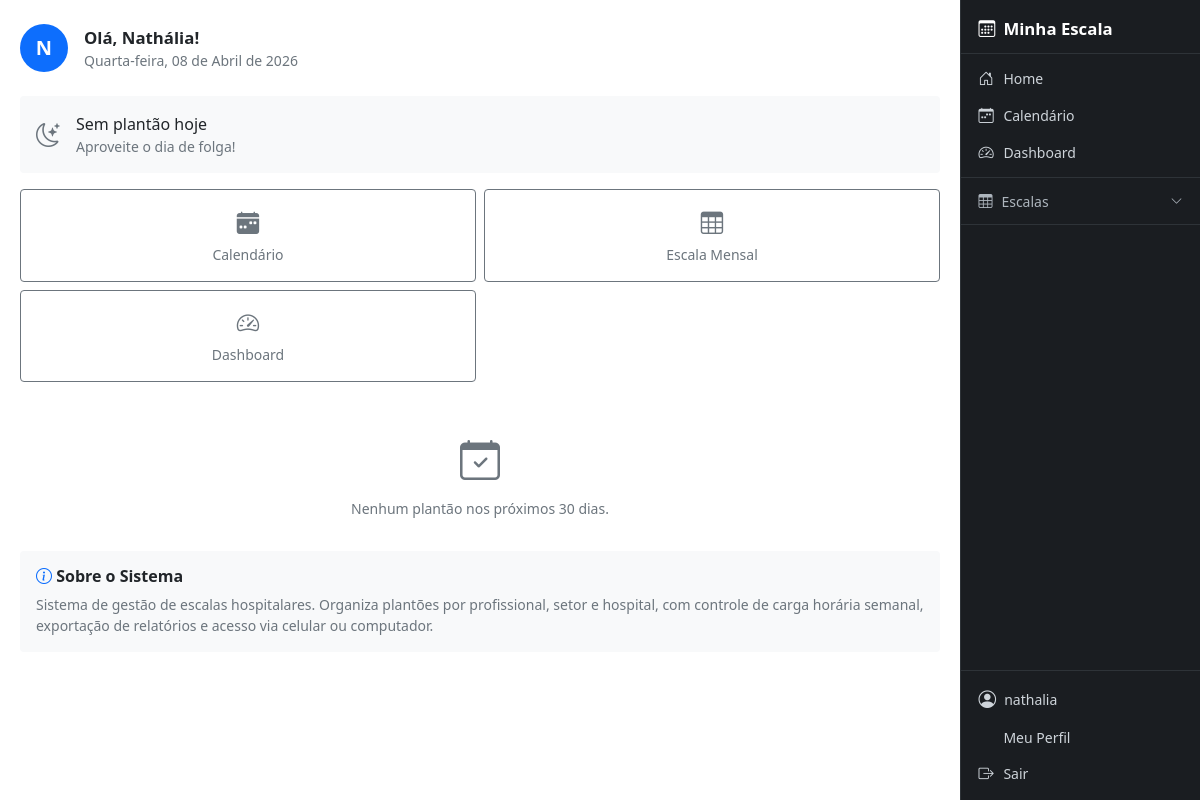
The app's page / (signed in), older data.
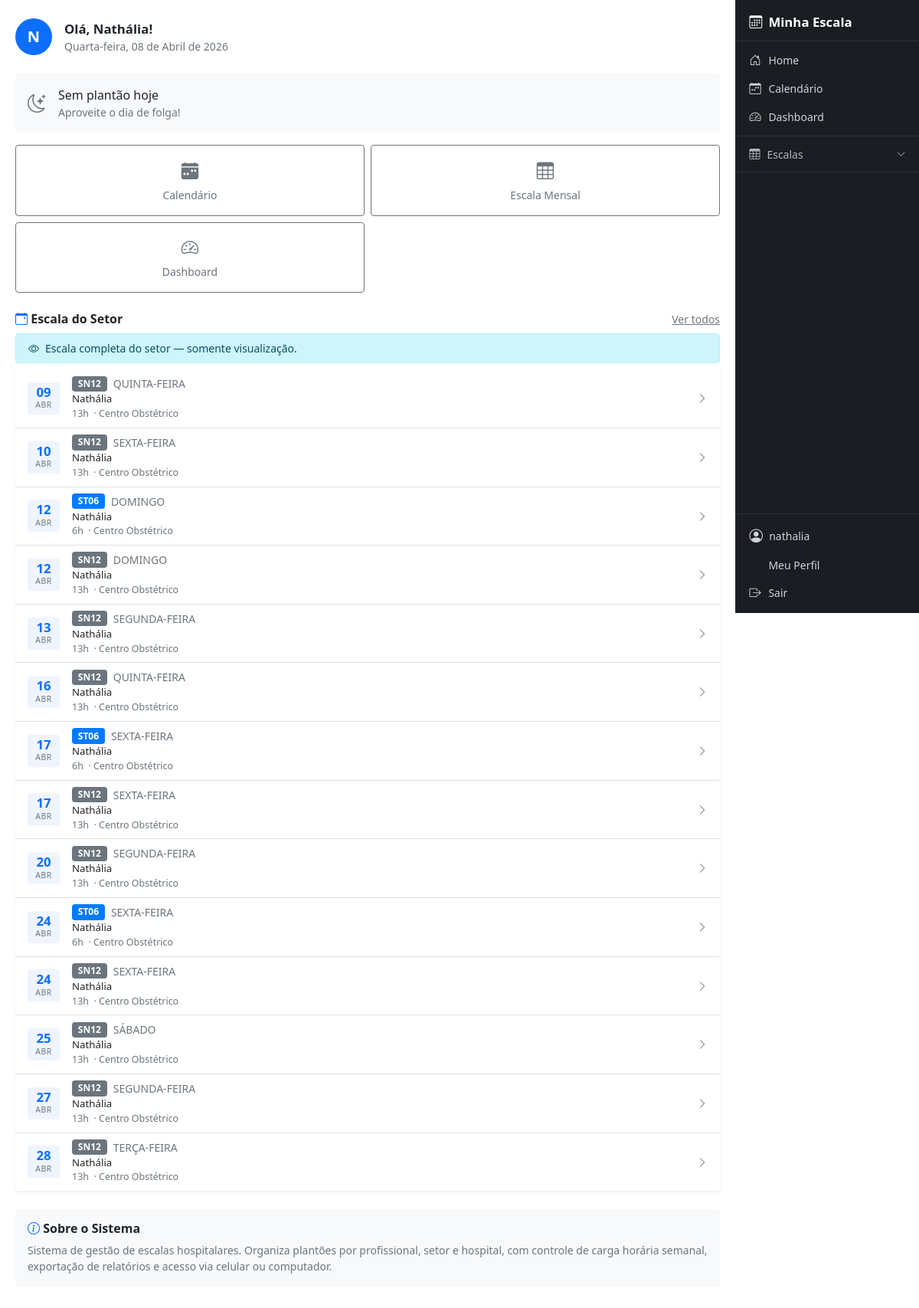
The same page, newer data.
### cal/models.py (models this page shows, shortened)
class EventoEscala(models.Model):
    data = models.DateField()
    profissional = models.ForeignKey(
        Matricula,
        on_delete=models.CASCADE,
        related_name="eventos"
    )
    tipo = models.ForeignKey(
        TipoEvento,
        on_delete=models.CASCADE
    )
    hospital = models.ForeignKey(
        Hospital,
        on_delete=models.PROTECT
    )
    setor = models.ForeignKey(
        Setor,
        on_delete=models.PROTECT
    )
    criado_por = models.ForeignKey(
        User,
        on_delete=models.PROTECT,
        related_name="eventos_criados"
    )
    observacao = models.TextField(blank=True, null=True)
    criado_em = models.DateTimeField(auto_now_add=True)

class TipoEvento(models.Model):
    CORES_CHOICES = [
        ('#007bff', 'Azul'),
        ('#6610f2', 'Roxo'),
        ('#6f42c1', 'Lilás'),
        ('#e83e8c', 'Rosa'),
        ('#dc3545', 'Vermelho'),
        ('#fd7e14', 'Laranja'),
        ('#ffc107', 'Amarelo'),
        ('#28a745', 'Verde'),
        ('#20c997', 'Turquesa'),
        ('#17a2b8', 'Ciano'),
        ('#6c757d', 'Cinza'),
        ('#343a40', 'Preto'),
    ]
    tipo_base = models.ForeignKey(Tipo, on_delete=models.CASCADE, related_name="eventos", verbose_name="Tipo Base", null=True, blank=True)
    codigo = models.CharField(max_length=10, verbose_name="Código")
    descricao = models.CharField(max_length=50, verbose_name="Descrição")
    horas = models.PositiveIntegerField(verbose_name="Carga Horária (Horas)", blank=True, null=True)
    cor = models.CharField(max_length=20, choices=CORES_CHOICES, default='#007bff', verbose_name="Cor")
    class Meta:
        verbose_name = "Tipo de Evento"
        verbose_name_plural = "Tipos de Evento"
        unique_together = ("codigo", "descricao")

class Matricula(models.Model):
    user = models.OneToOneField(
        User,
        on_delete=models.CASCADE,
        related_name="matricula",
        null=True,
        blank=True
    )
    perfil = models.ForeignKey(PerfilUsuario, on_delete=models.SET_NULL, null=True, blank=True, related_name='matriculas_vinculadas')
    nome_completo = models.CharField(max_length=200)
    nome_exibicao = models.CharField(max_length=50, verbose_name="Nome de Exibição", default="")
    matricula = models.CharField(max_length=30, unique=True)
    coren = models.CharField(max_length=30, blank=True, null=True)
    hospital = models.ForeignKey(
        Hospital,
        on_delete=models.PROTECT,
        related_name="profissionais"
    )
    setor = models.ForeignKey(
        Setor,
        on_delete=models.PROTECT,
        related_name="profissionais",
        null=True,
        blank=True
    )
    especialidade = models.ForeignKey(
        Especialidade,
        on_delete=models.SET_NULL,
        related_name="profissionais",
        null=True,
        blank=True
    )
    carga_horaria_semanal = models.PositiveIntegerField(default=40)
    ativo = models.BooleanField(default=True)
    class Meta:
        ordering = ["nome_exibicao"]

### core/models.py (models this page shows, shortened)
class Setor(models.Model):
    nome = models.CharField(max_length=100)
    hospital = models.ForeignKey(
        Hospital,
        on_delete=models.CASCADE,
        related_name="setores"
    )
    class Meta:
        unique_together = ("nome", "hospital")

### cal/views/views_user.py (the view)
# urls.py: path('', views_user.home, name='home'),
def home(request):
    if not request.user.is_authenticated:
        return render(request, 'home.html')
    from datetime import date, timedelta
    from django.db.models import Q
    from ..models import EventoEscala
    from ..permissions import is_admin, is_escalante, is_enfermeiro
    hoje = date.today()
    matricula = None
    try:
        matricula = Matricula.objects.filter(user=request.user, ativo=True).first()
    except Exception:
        pass
    plantoes_hoje = []
    proximos = []
    pode_editar = not is_enfermeiro(request.user)
    visao_setor = is_enfermeiro(request.user)
    if matricula:
        fim = hoje + timedelta(days=30)
        amanha = hoje + timedelta(days=1)
        base_qs = (
            EventoEscala.objects
            .select_related('tipo', 'hospital', 'setor', 'profissional')
            .order_by('data', 'profissional__nome_exibicao')
        )
        user = request.user
        plantoes_hoje = list(
            base_qs.filter(profissional=matricula, data=hoje)
        )
        if is_admin(user):
            proximos_qs = base_qs.filter(data__gte=amanha, data__lte=fim)
        elif is_escalante(user):
            proximos_qs = base_qs.filter(
                profissional=matricula,
                data__gte=amanha,
                data__lte=fim,
            )
        elif is_enfermeiro(user):
            oficiais = Q(
                hospital=matricula.hospital,
                setor=matricula.setor,
                data__gte=amanha,
                data__lte=fim,
            ) & ~Q(criado_por__cal_perfil__tipo='ENFERMEIRO')
            proprios = Q(profissional=matricula, data__gte=amanha, data__lte=fim)
            proximos_qs = base_qs.filter(oficiais | proprios).distinct()
        else:
            proximos_qs = base_qs.filter(profissional=matricula, data__gte=amanha, data__lte=fim)
        proximos = list(proximos_qs[:20])
    return render(request, 'home.html', {
        'hoje': hoje,
        'matricula': matricula,
        'plantoes_hoje': plantoes_hoje,
        'proximos': proximos[:20],
        'pode_editar': pode_editar,
        'visao_setor': visao_setor,
    })

### cal/permissions.py (called while the page is built)
def get_perfil(user):
    return getattr(user, 'cal_perfil', None)

def is_admin(user):
    perfil = get_perfil(user)
    return user.is_staff or (perfil is not None and perfil.tipo == 'ADMIN')

def is_escalante(user):
    perfil = get_perfil(user)
    return perfil is not None and perfil.tipo == 'ESCALANTE'

def is_enfermeiro(user):
    perfil = get_perfil(user)
    return perfil is not None and perfil.tipo == 'ENFERMEIRO'

### templates/home.html (shortened to what the changed rows need)
{% extends 'base.html' %}
{% load static %}
{% block content %}
{% if user.is_authenticated %}
<div class="d-flex align-items-center gap-3 mb-4">
    <div class="rounded-circle bg-primary d-flex align-items-center justify-content-center text-white fw-bold"
         style="width:48px;height:48px;font-size:1.25rem;flex-shrink:0;">
    </div>
    <div>
    </div>
</div>
{% if plantoes_hoje %}
    {% for p in plantoes_hoje %}
    <div class="card border-0 shadow-sm mb-3"
         style="background: linear-gradient(135deg, #0d6efd 0%, #0a58ca 100%); color:#fff;">
        <div class="card-body py-3">
            <div class="d-flex align-items-center gap-2 mb-1">
                <i class="bi bi-alarm-fill"></i>
                <span class="small text-white-50 fw-semibold text-uppercase">Plantão Hoje</span>
            </div>
            <div class="fw-bold" style="font-size:1.4rem;">
                {% if p.tipo %}{{ p.tipo.codigo }}{% else %}—{% endif %}
            </div>
            <div class="small text-white-75">
                {% if p.tipo and p.tipo.descricao and p.tipo.descricao != p.tipo.codigo %}
                    {{ p.tipo.descricao }} &nbsp;·&nbsp;
                {% endif %}
                {{ p.tipo.horas|default:"?" }}h
                {% if p.setor %}&nbsp;·&nbsp; {{ p.setor.nome }}{% endif %}
            </div>
        </div>
    </div>
    {% endfor %}
{% else %}
    <div class="card border-0 bg-light mb-3">
        <div class="card-body py-3 d-flex align-items-center gap-3">
        </div>
    </div>
{% endif %}
<div class="row g-2 mb-4">
    {% if pode_editar %}
    <div class="col-6">
        <a href="{% url 'cal:event_new' %}"
           class="btn btn-outline-primary w-100 py-3 d-flex flex-column align-items-center gap-1">
            <i class="bi bi-plus-circle-fill" style="font-size:1.4rem;"></i>
            <span class="small fw-semibold">Novo Plantão</span>
        </a>
    </div>
    <div class="col-6">
    {% else %}
    <div class="col-6">
    {% endif %}
    </div>
    <div class="col-6">
    </div>
    <div class="col-6">
    </div>
</div>
{% if proximos %}
<div class="d-flex justify-content-between align-items-center mb-2">
    <h6 class="mb-0 fw-bold">
        <i class="bi bi-calendar-event text-primary"></i>
        {% if visao_setor %}Escala do Setor{% else %}Próximos Plantões{% endif %}
    </h6>
    <a href="{% url 'cal:listar_eventos' %}" class="small text-muted">Ver todos</a>
</div>
{% if visao_setor %}
<div class="alert alert-info py-2 px-3 mb-2 small d-flex align-items-center gap-2">
    <i class="bi bi-eye"></i>
    Escala completa do setor — somente visualização.
</div>
{% endif %}
<div class="card border-0 shadow-sm mb-4">
    <ul class="list-group list-group-flush">
        {% for p in proximos %}
        <li class="list-group-item px-3 py-2">
            <div class="d-flex align-items-center gap-3">
                <div class="text-center rounded"
                     style="min-width:42px;background:#f0f4ff;padding:4px 6px;">
                    <div class="fw-bold text-primary" style="font-size:1.05rem;line-height:1.1;">
                        {{ p.data|date:"d" }}
                    </div>
                    <div class="text-muted" style="font-size:0.65rem;text-transform:uppercase;letter-spacing:.5px;">
                        {{ p.data|date:"M" }}
                    </div>
                </div>
                <div class="flex-grow-1">
                    <div class="d-flex align-items-center gap-2 flex-wrap">
                        {% if p.tipo %}
                        <span class="badge fw-semibold"
                              style="background-color:{{ p.tipo.cor|default:'#6c757d' }}; font-size:.75rem;">
                            {{ p.tipo.codigo }}
                        </span>
                        {% endif %}
                        <span class="small text-muted">{{ p.data|date:"l"|upper }}</span>
                    </div>
                    {% if visao_setor %}
                    <div class="fw-semibold" style="font-size:0.83rem;">
                        {{ p.profissional.nome_exibicao }}
                    </div>
                    {% endif %}
                    {% if p.tipo %}
                    <div class="text-muted" style="font-size:0.78rem;">
                        {% if p.tipo.horas %}{{ p.tipo.horas }}h{% else %}—{% endif %}
                        {% if p.setor %}&nbsp;·&nbsp;{{ p.setor.nome }}{% endif %}
                    </div>
                    {% endif %}
                </div>
                <i class="bi bi-chevron-right text-muted small"></i>
            </div>
        </li>
        {% endfor %}
    </ul>
</div>
{% elif matricula %}
<div class="text-center text-muted py-4">
    <i class="bi bi-calendar-check fs-1"></i>
    <p class="mt-2 mb-0 small">Nenhum plantão nos próximos 30 dias.</p>
</div>
{% endif %}
<div class="card border-0 bg-light mt-2 mb-3">
    <div class="card-body py-3">
    </div>
</div>
{% endif %}
{% endblock %}

Row changes from the older to the newer data that the page shows:
added EventoEscala: data "09", data "ABR", tipo.codigo "SN12", data "QUINTA-FEIRA", profissional.nome_exibicao "Nathália", tipo.horas "13", setor.nome "Centro Obstétrico"
added EventoEscala: data "10", data "ABR", tipo.codigo "SN12", data "SEXTA-FEIRA", profissional.nome_exibicao "Nathália", tipo.horas "13", setor.nome "Centro Obstétrico"
added EventoEscala: data "12", data "ABR", tipo.codigo "ST06", data "DOMINGO", profissional.nome_exibicao "Nathália", tipo.horas "6", setor.nome "Centro Obstétrico"
added EventoEscala: data "12", data "ABR", tipo.codigo "SN12", data "DOMINGO", profissional.nome_exibicao "Nathália", tipo.horas "13", setor.nome "Centro Obstétrico"
added EventoEscala: data "13", data "ABR", tipo.codigo "SN12", data "SEGUNDA-FEIRA", profissional.nome_exibicao "Nathália", tipo.horas "13", setor.nome "Centro Obstétrico"
added EventoEscala: data "16", data "ABR", tipo.codigo "SN12", data "QUINTA-FEIRA", profissional.nome_exibicao "Nathália", tipo.horas "13", setor.nome "Centro Obstétrico"
added EventoEscala: data "17", data "ABR", tipo.codigo "ST06", data "SEXTA-FEIRA", profissional.nome_exibicao "Nathália", tipo.horas "6", setor.nome "Centro Obstétrico"
added EventoEscala: data "17", data "ABR", tipo.codigo "SN12", data "SEXTA-FEIRA", profissional.nome_exibicao "Nathália", tipo.horas "13", setor.nome "Centro Obstétrico"
added EventoEscala: data "20", data "ABR", tipo.codigo "SN12", data "SEGUNDA-FEIRA", profissional.nome_exibicao "Nathália", tipo.horas "13", setor.nome "Centro Obstétrico"
added EventoEscala: data "24", data "ABR", tipo.codigo "ST06", data "SEXTA-FEIRA", profissional.nome_exibicao "Nathália", tipo.horas "6", setor.nome "Centro Obstétrico"
added EventoEscala: data "24", data "ABR", tipo.codigo "SN12", data "SEXTA-FEIRA", profissional.nome_exibicao "Nathália", tipo.horas "13", setor.nome "Centro Obstétrico"
added EventoEscala: data "25", data "ABR", tipo.codigo "SN12", data "SÁBADO", profissional.nome_exibicao "Nathália", tipo.horas "13", setor.nome "Centro Obstétrico"
added EventoEscala: data "27", data "ABR", tipo.codigo "SN12", data "SEGUNDA-FEIRA", profissional.nome_exibicao "Nathália", tipo.horas "13", setor.nome "Centro Obstétrico"
added EventoEscala: data "28", data "ABR", tipo.codigo "SN12", data "TERÇA-FEIRA", profissional.nome_exibicao "Nathália", tipo.horas "13", setor.nome "Centro Obstétrico"
Text that changed along with them:
text no longer shown: "Nenhum plantão nos próximos 30 dias."
text now shown: "Escala do Setor Ver todos Escala completa do setor — somente visualização."
